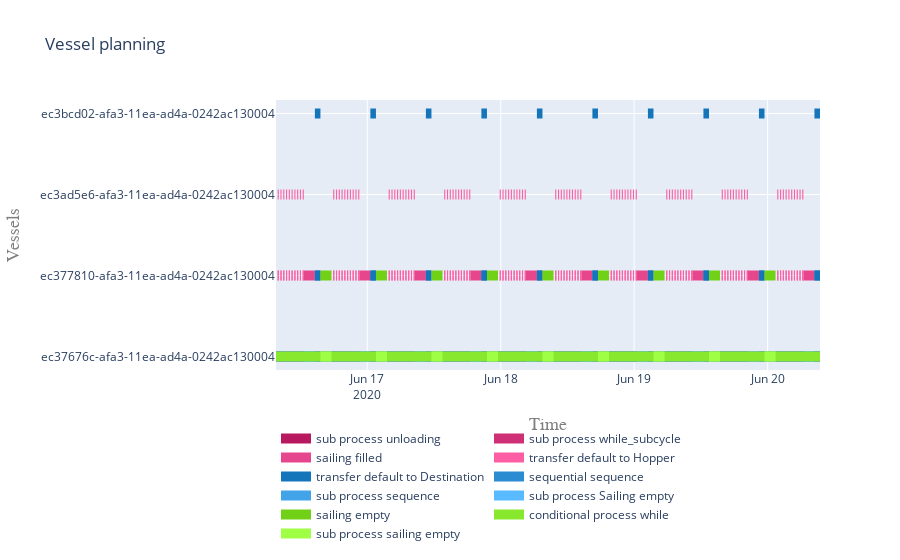

Notebook code for this chart:
### Code cell
activities = []
for obj in objects:
    activities.extend(set(obj.log["Message"]))

activities = list(set(activities))

vessel_planning(objects, activities)
